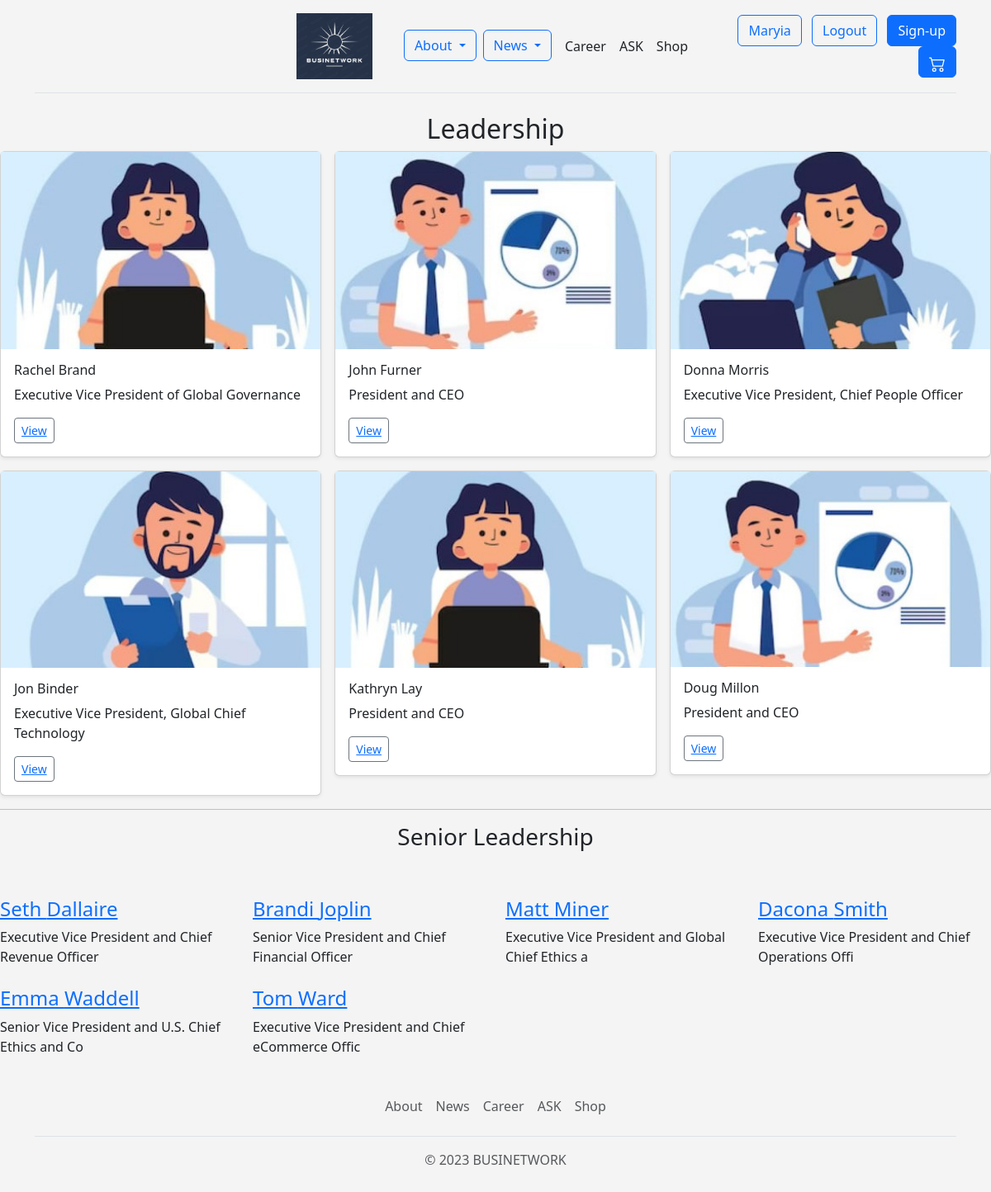
/about/leadership/ (signed in), run on the app's committed database.
### about/models.py (models this page shows)
class Employees(models.Model):
    name = models.CharField(max_length=50)
    second_name = models.CharField(max_length=50)
    post = models.CharField(max_length=50)
    information = models.TextField()
    photo = models.FileField(upload_to='employees/')

class SeniorEmployees(models.Model):
    name = models.CharField(max_length=50)
    second_name = models.CharField(max_length=50)
    post = models.CharField(max_length=50)
    information = models.TextField()
    photo = models.FileField(upload_to='senior_employees/')

### about/views.py (the view)
# urls.py: path('leadership/', views.about_leadership, name='leadership'),
def about_leadership(request):
    employees = models.Employees.objects.all()
    senior_employees = models.SeniorEmployees.objects.all()
    context = {
        'employees': employees,
        'senior_employees': senior_employees
    }
    return render(request, 'about_leadership.html', context)

### templates/about_leadership.html (shortened to what this page needs)
{% extends "base.html" %}
{% block page_content %}
<h2 align="center">Leadership</h2>
<div class="row row-cols-1 row-cols-sm-2 row-cols-md-3 g-3">
    {% for employee in employees %}
    <div class="col">
        <div class="card shadow-sm">
            <img src="{{ employee.photo.url }}" alt="employee" width="100%" height="100%">
            <div class="card-body">
                <h6>{{ employee.name }} {{employee.second_name }}</h6>
                <p class="card-text">{{ employee.post}}</p>
                <div class="d-flex justify-content-between align-items-center">
                    <div class="btn-group">
                        <button type="button" class="btn btn-sm btn-outline-secondary"><a
                                href="{% url 'employee' employee.pk %}">View</a></button>
                    </div>
                </div>
            </div>
        </div>
    </div>
    {% endfor %}
</div>
<hr class="featurette-divider">
<h3 align="center">Senior Leadership</h3>
<br>
<br>
<div class="row row-cols-1 row-cols-sm-2 row-cols-md-3 row-cols-md-4 g-4">
    {% for senior_employee in senior_employees %}
    <div class="col">
        <div class="card-body">
            <h4><a href="{% url 'senior employee' senior_employee.pk %}">{{ senior_employee.name }}
                {{senior_employee.second_name }}</a></h4>
            <p class="card-text">{{ senior_employee.post}}</p>
        </div>
    </div>
    {% endfor %}
</div>
{% endblock %}

### templates/base.html (shortened to what this page needs)
<!DOCTYPE html>
{% load static %}
<html lang="en">
<head>
    <link href="https://cdn.jsdelivr.net/npm/bootstrap@5.3.0-alpha1/dist/css/bootstrap.min.css" rel="stylesheet"
>
</head>
<body>
<div class="container" align="center">
    <header class="d-flex flex-wrap align-items-center justify-content-center justify-content-md-between py-3 mb-4 border-bottom">
        <div class="Header2021-contentWrapper" data-open-menu-label="Open Main Menu"
             data-close-menu-label="Close Main Menu">
            <div class="Page-logo logo2023"><a href="/">
                <img class="PageLogo-image"
                     src="{% static 'about/logo.jpg' %}" alt="BUSINETWORK site" height="80"/>
            </a>
            </div>
        </div>
        <ul class="nav col-12 col-md-auto mb-2 justify-content-center mb-md-0">
            <div class="dropdown">
                <button class="btn btn-outline-primary me-2 dropdown-toggle" type="button" data-bs-toggle="dropdown"
                        aria-expanded="false">
                    About
                </button>
            </div>
            <div class="dropdown">
                <button class="btn btn-outline-primary me-2 dropdown-toggle" type="button" data-bs-toggle="dropdown"
                        aria-expanded="false">
                    News
                </button>
            </div>
            <li><a href="{% url 'career' %}" class="nav-link px-2 link-dark">Career</a></li>
            <li><a href="{% url 'ask' %}" class="nav-link px-2 link-dark">ASK</a></li>
            <li><a href="{% url 'shop' %}" class="nav-link px-2 link-dark">Shop</a></li>
        </ul>
        <div class="col-md-3 text-end">
            {% if user.is_authenticated %}
            <button type="button" class="btn btn-outline-primary me-2"><a class="nav-link" href="{% url 'edit_profile' %}">
                {{ user.username }}</a></button>
            {% endif %}
            {% if user.is_authenticated %}
            <button type="button" class="btn btn-outline-primary me-2"><a class="nav-link" href="{% url 'logout' %}">
                Logout</a></button>
            {% else %}
            <button type="button" class="btn btn-outline-primary me-2"><a class="nav-link" href="{% url 'login' %}">
                Login</a></button>
            {% endif %}
            <button type="button" class="btn btn-primary"><a class="nav-link" href="{% url 'register' %}">Sign-up</a>
            </button>
            <a href="{% url 'cart' %}">
                <button class="btn btn-primary" type="button" aria-expanded="false">
                </button>
            </a>
        </div>
    </header>
</div>
{% block page_content %}
{% endblock %}
<div class="container">
    <footer class="py-3 my-4">
        <ul class="nav justify-content-center border-bottom pb-3 mb-3">
            <li class="nav-item"><a href="{% url 'about' %}" class="nav-link px-2 text-muted">About</a></li>
            <li class="nav-item"><a href="{% url 'news' %}" class="nav-link px-2 text-muted">News</a></li>
            <li class="nav-item"><a href="{% url 'career' %}" class="nav-link px-2 text-muted">Career</a></li>
            <li class="nav-item"><a href="{% url 'ask' %}" class="nav-link px-2 text-muted">ASK</a></li>
            <li class="nav-item"><a href="{% url 'shop' %}" class="nav-link px-2 text-muted">Shop</a></li>
        </ul>
        <p class="text-center text-muted">&copy; 2023 BUSINETWORK</p>
    </footer>
</div>
</body>
</html>

### data on the page
Employees: photo (picture), name "Rachel", second_name "Brand", post "Executive Vice President of Global Governance"
Employees: photo (picture), name "John", second_name "Furner", post "President and CEO"
Employees: photo (picture), name "Donna", second_name "Morris", post "Executive Vice President, Chief People Officer"
Employees: photo (picture), name "Jon", second_name "Binder", post "Executive Vice President, Global Chief Technology"
Employees: photo (picture), name "Kathryn", second_name "Lay", post "President and CEO"
Employees: photo (picture), name "Doug", second_name "Millon", post "President and CEO"
SeniorEmployees: name "Seth", second_name "Dallaire", post "Executive Vice President and Chief Revenue Officer"
SeniorEmployees: name "Brandi", second_name "Joplin", post "Senior Vice President and Chief Financial Officer"
SeniorEmployees: name "Matt", second_name "Miner", post "Executive Vice President and Global Chief Ethics a"
SeniorEmployees: name "Dacona", second_name "Smith", post "Executive Vice President and Chief Operations Offi"
SeniorEmployees: name "Emma", second_name "Waddell", post "Senior Vice President and U.S. Chief Ethics and Co"
SeniorEmployees: name "Tom", second_name "Ward", post "Executive Vice President and Chief eCommerce Offic"

### other printed values
{{ user.username }} "Maryia"
